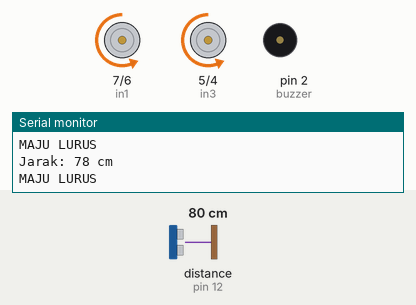
Bench run of a sketch on a simulated Arduino Uno, built with avr-gcc and run on an emulated ATmega328P. Parts: motor-driver pin pairs drawn as motors (green arrow = first pin HIGH = forward, orange = second pin HIGH = backward, longer = more drive, scaled by the enable pin), buzzer (waves = sounding, pin HIGH), the last lines printed to the serial monitor. Wiring (inferred from the names in the program): ultrasonic range finder: trigger pin 13; echo pin 12. Inputs (shaded band) come from the test bench; at power-on: distance to the obstacle (sensor on pin 12) 80 cm. The echo pulse lasts 58.3 µs per cm; pins used as bus, display or sensor lines are not drawn.

Above: at 1.2 s.
1.3 s: distance to the obstacle (sensor on pin 12) set to 35 cm
2.8 s: distance to the obstacle (sensor on pin 12) set to 28 cm
At 2.96 s:
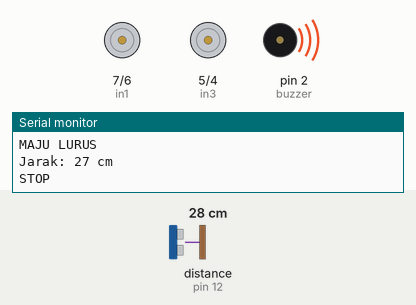
5.8 s: distance to the obstacle (sensor on pin 12) set to 60 cm
At 6.4 s:
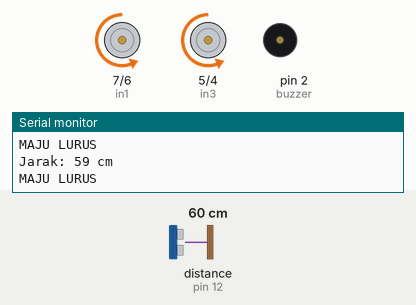
7.3 s: distance to the obstacle (sensor on pin 12) set to 2 cm
At 8.2 s:
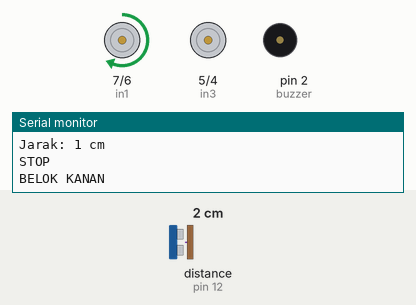
Timing chart, 0 to 11.3 s (numbered marks = the images above; inputs shaded):
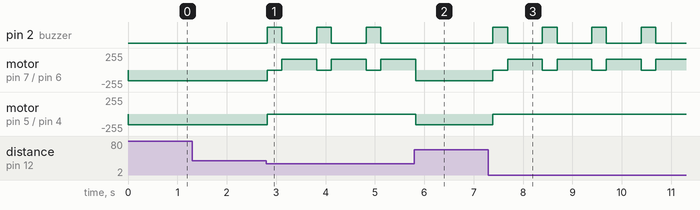

Measured:
- the behaviour switches between 32 and 31 cm on distance to the obstacle (sensor on pin 12) (found by bisection; images 0 and 1)
- after the input at 2.8 s, pin 2 (buzzer): alternates HIGH for 0.30 s and LOW for 0.70 s, starting at once; motor on pin 7 (in1) / pin 6 (in2): alternates forward 160/255 for 0.70 s and stopped for 0.30 s, starting at once; motor on pin 5 (in3) / pin 4 (in4): backward 160/255 → stopped at once
- after the input at 5.8 s, pin 2 (buzzer): stops changing and stays LOW; motor on pin 5 (in3) / pin 4 (in4): stopped → backward 160/255 at once
- after the input at 7.3 s, pin 2 (buzzer): alternates HIGH for 0.30 s and LOW for 0.70 s, starting after 0.09 s; motor on pin 7 (in1) / pin 6 (in2): alternates forward 160/255 for 0.70 s and stopped for 0.30 s, starting after 0.09 s; motor on pin 5 (in3) / pin 4 (in4): backward 160/255 → stopped after 0.09 s

The sketch:

kode_mikrokontroller.ino
```cpp
#define in1 7
#define in2 6
#define in3 5
#define in4 4
#define enA 9
#define enB 10

#define trigPin 13
#define echoPin 12
#define buzzer 2

int motorSpeedA = 160;
int motorSpeedB = 160;

long duration;
int distance;

void setup() {
  pinMode(in1, OUTPUT);
  pinMode(in2, OUTPUT);
  pinMode(in3, OUTPUT);
  pinMode(in4, OUTPUT);
  pinMode(enA, OUTPUT);
  pinMode(enB, OUTPUT);

  pinMode(trigPin, OUTPUT);
  pinMode(echoPin, INPUT);
  pinMode(buzzer, OUTPUT);

  Serial.begin(9600);
}

void loop() {
  // ULTRASONIC
  digitalWrite(trigPin, LOW);
  delayMicroseconds(2);
  digitalWrite(trigPin, HIGH);
  delayMicroseconds(10);
  digitalWrite(trigPin, LOW);

  duration = pulseIn(echoPin, HIGH, 30000);

  if (duration == 0) {
    distance = 999;
  } else {
    distance = duration * 0.034 / 2;
  }

  Serial.print("Jarak: ");
  Serial.print(distance);
  Serial.println(" cm");

  // set kecepatan motor (PWM)
  analogWrite(enA, motorSpeedA);
  analogWrite(enB, motorSpeedB);

  // LOGIKANYA
  if (distance <= 30) {
    stopMotor();
    digitalWrite(buzzer, HIGH);
    Serial.println("STOP");
    delay(300);

    digitalWrite(buzzer, LOW);
    belokKanan();
    Serial.println("BELOK KANAN");
    delay(600);

  } else {
    maju();
    digitalWrite(buzzer, LOW);
    Serial.println("MAJU LURUS");
  }

  delay(100);
}

// GERAK MAJU
void maju() {
  digitalWrite(in1, LOW);
  digitalWrite(in2, HIGH);

  digitalWrite(in3, LOW);
  digitalWrite(in4, HIGH);
}

void belokKanan() {
  digitalWrite(in1, HIGH);
  digitalWrite(in2, LOW);

  digitalWrite(in3, LOW);
  digitalWrite(in4, LOW);
}

void stopMotor() {
  digitalWrite(in1, LOW);
  digitalWrite(in2, LOW);
  digitalWrite(in3, LOW);
  digitalWrite(in4, LOW);
}
```
